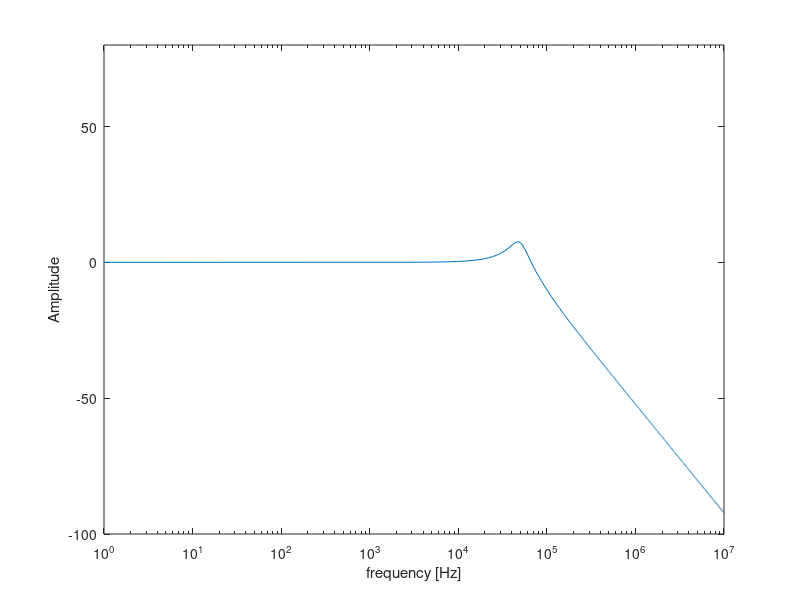
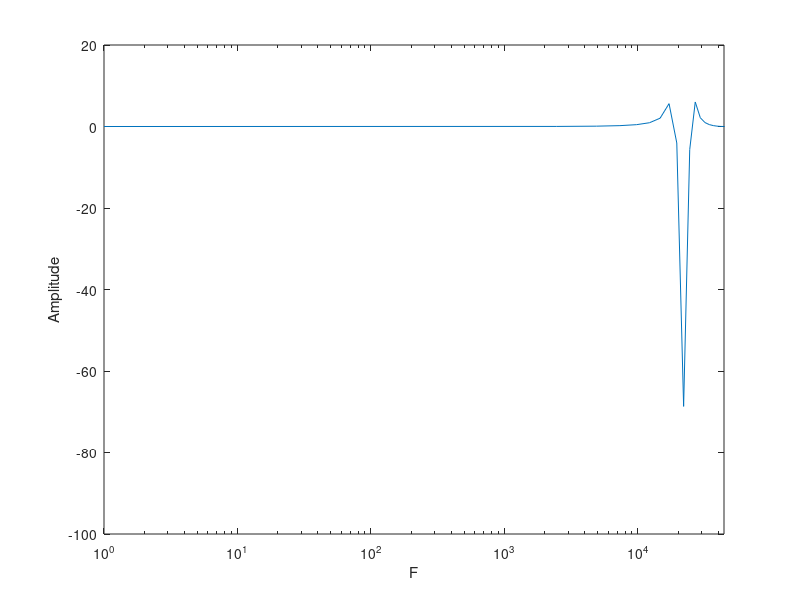

MATLAB code to generate these figures, in order:
%% -------------------------------------------------------------------------
%                              Variables
%--------------------------------------------------------------------------
%clear all;
close all;
clc;

C=470e-9;
L=22e-6;
R_L=16;
fm=44100;
Fs=10e6; 
f=1:Fs/4096:Fs;
s=1i*2*pi.*f;

%% ------------------------------------------------------------------------
%                        Analog Low Pass Filter
%--------------------------------------------------------------------------
w0=1/sqrt(L*C);
fc=w0/(2*pi);
H=w0^2./(w0^2+(1/(C*R_L)).*s+s.^2);
H_abs=10*log10(abs(H).^2);

figure;
semilogx(f,H_abs);
xlabel('frequency [Hz]');
ylabel('Amplitude');
axis([1 Fs -100 80]);
%% ------------------------------------------------------------------------
%                       Low Pass Filter
%--------------------------------------------------------------------------
F=f./fm;
s = 2*fm*(1-exp(-1i*2*pi.*F))./(1+exp(-1i*2*pi.*F)); 
w0=1/(sqrt(L*C));

H=w0^2./(w0^2+(1/(C*R_L)).*s+s.^2);
H_abs=10*log10(abs(H).^2);

figure;
semilogx(f,H_abs);
xlabel('F');
ylabel('Amplitude');
axis([1 fm -100 20]);